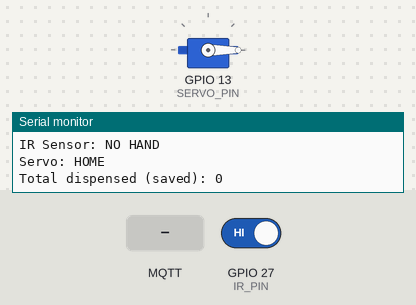
A sketch run on a simulated ESP32. On the bench: servo, the last lines printed to the serial monitor. Inputs (shaded band) come from the test bench; at power-on: GPIO 27 (IR_PIN) HIGH. WiFi joins after 1.5 s; servers stay silent unless stated; the local clock reads 2024-03-15 10:24:30 at power-on unless the sketch sets it; EEPROM starts erased; no MQTT or app messages arrive unless stated.

Above: at 3.8 s.
3.9 s: GPIO 27 (IR_PIN) driven LOW
At 4.3 s:
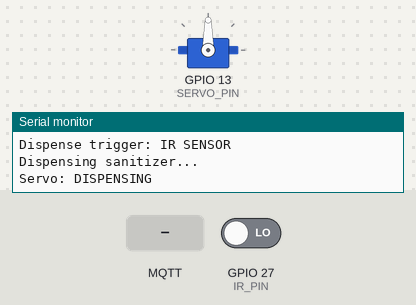
5.9 s: MQTT message "dispense" arrives on the first subscribed topic
8.5 s: MQTT message "reset" arrives on the first subscribed topic
10.0 s: MQTT message "1" arrives on the first subscribed topic
11.5 s: GPIO 27 (IR_PIN) driven HIGH
Timing chart, 0 to 14.0 s (numbered marks = the images above; inputs shaded):
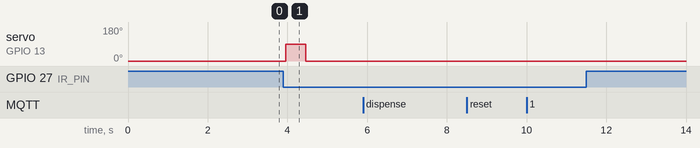

The sketch:

sanitizer_esp32.ino
```cpp
/*
  ESP32 Automatic Sanitizer IoT
  Board: ESP32 Dev Module (Arduino IDE)
  Libraries: PubSubClient, ESP32Servo (+ built-in WiFi, Preferences, time)
*/

#include <WiFi.h>
#include <PubSubClient.h>
#include <ESP32Servo.h>
#include <Preferences.h>
#include <time.h>
#include "secrets.h"   // WIFI_SSID, WIFI_PASSWORD, DEVICE_ID

// =====================================================
//                 CONFIGURATION (edit here)
// =====================================================

// ---- Pins ----
const int SERVO_PIN = 13;   // Servo signal
const int IR_PIN    = 27;   // IR sensor OUT (safe pin, not strapping)

// ---- IR sensor logic ----
// Many modules (FC-51) output LOW when an object is detected -> LOW.
// If yours outputs HIGH when detected, change to HIGH.
const bool OBJECT_DETECTED_STATE = LOW;

// ---- Servo (CALIBRATE THESE on your real pump!) ----
const int SERVO_HOME     = 0;     // resting angle (degrees)
const int SERVO_DISPENSE = 90;    // pressing angle (degrees). Adjust slowly!
const int SERVO_MIN_SAFE = 0;     // never command below this
const int SERVO_MAX_SAFE = 180;   // never command above this (lower it to protect your mechanism)
const int SERVO_MIN_US   = 500;   // pulse width for 0 deg (SG90: 500)
const int SERVO_MAX_US   = 2400;  // pulse width for 180 deg (SG90: 2400)
const bool DETACH_SERVO_WHEN_IDLE = true; // stops buzzing/forcing when idle

// ---- Timing (milliseconds) ----
const unsigned long DISPENSE_TIME      = 500;   // time servo holds the pump pressed
const unsigned long SERVO_SETTLE_TIME  = 600;   // time to let servo reach home
const unsigned long COOLDOWN_TIME      = 2000;  // pause before next dispense allowed
const unsigned long SENSOR_DEBOUNCE_MS = 50;    // sensor must be stable this long
const unsigned long STUCK_SENSOR_WARN_MS = 30000; // warn if "hand" never leaves

// ---- Network timing ----
const unsigned long WIFI_FIRST_TIMEOUT_MS = 15000;
const unsigned long WIFI_RETRY_MS  = 10000;
const unsigned long MQTT_RETRY_MS  = 5000;
const unsigned long HEARTBEAT_MS   = 10000;

// ---- MQTT broker (public, free, no account) ----
const char* MQTT_HOST = "broker.hivemq.com";
const uint16_t MQTT_PORT = 1883;

// =====================================================
//                  INTERNAL VARIABLES
// =====================================================
enum SystemState {
  STATE_IDLE,
  STATE_DISPENSING,
  STATE_RETURNING,
  STATE_COOLDOWN,
  STATE_WAIT_REMOVAL
};

Servo servo;
WiFiClient wifiClient;
PubSubClient mqtt(wifiClient);
Preferences prefs;

char topicState[96];
char topicOnline[96];
char topicCmd[96];
char clientId[32];

volatile SystemState state = STATE_IDLE;
unsigned long stateStart = 0;

volatile bool handDetected = false;   // debounced sensor state
bool lastRawHand = false;
unsigned long lastRawChange = 0;

const char* servoStatus = "HOME";
unsigned long dispenseCount = 0;
unsigned long lastDispenseEpoch = 0;

volatile bool manualRequest = false;
volatile bool resetRequest = false;
volatile bool publishRequested = false;

bool wifiWasConnected = false;
bool ntpStarted = false;
bool stuckWarned = false;
unsigned long lastWifiAttempt = 0;
unsigned long lastMqttAttempt = 0;
unsigned long lastHeartbeat = 0;

// =====================================================
//                     HELPERS
// =====================================================
bool readSensorRaw() {
  return digitalRead(IR_PIN) == OBJECT_DETECTED_STATE;
}

unsigned long getEpoch() {
  time_t now = time(nullptr);
  return (now > 1700000000) ? (unsigned long)now : 0;  // 0 = time not synced yet
}

const char* sanitizerText() {
  switch (state) {
    case STATE_IDLE:         return "READY";
    case STATE_DISPENSING:
    case STATE_RETURNING:    return "DISPENSING";
    case STATE_COOLDOWN:     return "COOLDOWN";
    case STATE_WAIT_REMOVAL: return "WAIT_REMOVAL";
  }
  return "UNKNOWN";
}

void enterState(int s) {
  state = (SystemState)s;
  stateStart = millis();
  publishRequested = true;
}

void servoMoveTo(int angle) {
  angle = constrain(angle, SERVO_MIN_SAFE, SERVO_MAX_SAFE);
  if (!servo.attached()) {
    servo.attach(SERVO_PIN, SERVO_MIN_US, SERVO_MAX_US);
  }
  servo.write(angle);
}

void servoRelease() {
  if (DETACH_SERVO_WHEN_IDLE && servo.attached()) {
    servo.detach();
  }
}

// =====================================================
//                 NETWORK (runs in its own task)
// =====================================================
void publishStateNow() {
  char buf[256];
  snprintf(buf, sizeof(buf),
           "{\"sensor\":\"%s\",\"sanitizer\":\"%s\",\"servo\":\"%s\","
           "\"count\":%lu,\"last\":%lu,\"rssi\":%d,\"uptime\":%lu}",
           handDetected ? "HAND" : "NO_HAND",
           sanitizerText(),
           servoStatus,
           dispenseCount,
           lastDispenseEpoch,
           (int)WiFi.RSSI(),
           millis() / 1000UL);
  mqtt.publish(topicState, buf, true);   // retained
}

void mqttCallback(char* topic, byte* payload, unsigned int length) {
  char msg[16];
  unsigned int n = (length < sizeof(msg) - 1) ? length : sizeof(msg) - 1;
  memcpy(msg, payload, n);
  msg[n] = '\0';

  if (strcmp(msg, "dispense") == 0) {
    if (state == STATE_IDLE) {
      manualRequest = true;
    } else {
      Serial.println("Manual dispense ignored: system busy.");
    }
  } else if (strcmp(msg, "reset") == 0) {
    resetRequest = true;
  } else {
    Serial.print("Unknown command: ");
    Serial.println(msg);
  }
}

void connectMqtt() {
  Serial.print("Connecting to MQTT broker... ");
  // Last Will: broker publishes "offline" if we vanish
  bool ok = mqtt.connect(clientId, NULL, NULL, topicOnline, 1, true, "offline");
  if (ok) {
    Serial.println("connected.");
    mqtt.publish(topicOnline, "online", true);
    mqtt.subscribe(topicCmd);
    publishRequested = true;
  } else {
    Serial.print("failed, rc=");
    Serial.println(mqtt.state());
  }
}

void onWifiConnected() {
  wifiWasConnected = true;
  Serial.println("WiFi connected!");
  Serial.print("IP Address: ");
  Serial.println(WiFi.localIP());
  if (!ntpStarted) {
    configTime(0, 0, "pool.ntp.org", "time.nist.gov");  // UTC; dashboard converts to local time
    ntpStarted = true;
  }
}

void maintainConnections() {
  if (WiFi.status() == WL_CONNECTED) {
    if (!wifiWasConnected) onWifiConnected();
    if (!mqtt.connected()) {
      if (millis() - lastMqttAttempt >= MQTT_RETRY_MS) {
        lastMqttAttempt = millis();
        connectMqtt();
      }
    } else {
      mqtt.loop();
    }
  } else {
    if (wifiWasConnected) {
      wifiWasConnected = false;
      Serial.println("WiFi connection lost.");
    }
    if (millis() - lastWifiAttempt >= WIFI_RETRY_MS) {
      lastWifiAttempt = millis();
      Serial.println("Retrying WiFi...");
      WiFi.disconnect();
      WiFi.begin(WIFI_SSID, WIFI_PASSWORD);
    }
  }
}

void networkTask(void* param) {
  for (;;) {
    maintainConnections();
    if (publishRequested && mqtt.connected()) {
      publishRequested = false;
      publishStateNow();
    }
    vTaskDelay(pdMS_TO_TICKS(20));
  }
}

// =====================================================
//                  DISPENSER LOGIC
// =====================================================
void updateSensor() {
  bool raw = readSensorRaw();
  unsigned long now = millis();
  if (raw != lastRawHand) {
    lastRawHand = raw;
    lastRawChange = now;
  }
  if (raw != handDetected && (now - lastRawChange) >= SENSOR_DEBOUNCE_MS) {
    handDetected = raw;
    Serial.println(handDetected ? "IR Sensor: HAND DETECTED" : "IR Sensor: NO HAND");
    publishRequested = true;
  }
}

void startDispense(const char* source) {
  Serial.print("Dispense trigger: ");
  Serial.println(source);
  Serial.println("Dispensing sanitizer...");
  servoStatus = "DISPENSING";
  servoMoveTo(SERVO_DISPENSE);
  Serial.println("Servo: DISPENSING");
  enterState(STATE_DISPENSING);
}

void runStateMachine() {
  unsigned long now = millis();

  if (resetRequest) {
    resetRequest = false;
    dispenseCount = 0;
    lastDispenseEpoch = 0;
    prefs.putULong("count", 0);
    prefs.putULong("last", 0);
    Serial.println("Counter reset from dashboard.");
    publishRequested = true;
  }

  if (state != STATE_IDLE) manualRequest = false;  // drop stale requests

  switch (state) {
    case STATE_IDLE:
      if (handDetected) {
        startDispense("IR SENSOR");
      } else if (manualRequest) {
        manualRequest = false;
        startDispense("DASHBOARD (manual)");
      }
      break;

    case STATE_DISPENSING:
      if (now - stateStart >= DISPENSE_TIME) {
        servoMoveTo(SERVO_HOME);
        servoStatus = "RETURNING";
        dispenseCount++;
        lastDispenseEpoch = getEpoch();
        prefs.putULong("count", dispenseCount);
        prefs.putULong("last", lastDispenseEpoch);
        Serial.print("Dispensing complete. Total dispensed: ");
        Serial.println(dispenseCount);
        Serial.println("Servo: RETURNING");
        enterState(STATE_RETURNING);
      }
      break;

    case STATE_RETURNING:
      if (now - stateStart >= SERVO_SETTLE_TIME) {
        servoRelease();
        servoStatus = "HOME";
        Serial.println("Servo: HOME");
        enterState(STATE_COOLDOWN);
      }
      break;

    case STATE_COOLDOWN:
      if (now - stateStart >= COOLDOWN_TIME) {
        if (handDetected) {
          Serial.println("Waiting for hand removal...");
          stuckWarned = false;
          enterState(STATE_WAIT_REMOVAL);
        } else {
          Serial.println("System Ready.");
          enterState(STATE_IDLE);
        }
      }
      break;

    case STATE_WAIT_REMOVAL:
      if (!handDetected) {
        Serial.println("Hand removed. System Ready.");
        enterState(STATE_IDLE);
      } else if (!stuckWarned && (now - stateStart >= STUCK_SENSOR_WARN_MS)) {
        stuckWarned = true;
        Serial.println("WARNING: sensor reports a hand for 30s. Check IR sensor / OBJECT_DETECTED_STATE.");
      }
      break;
  }
}

// =====================================================
//                       SETUP / LOOP
// =====================================================
void setup() {
  Serial.begin(115200);
  delay(500);
  Serial.println();
  Serial.println("================================");
  Serial.println(" AUTOMATIC SANITIZER IoT");
  Serial.println("================================");
  Serial.println();

  // IR pin: pull the line toward the "no object" level if the wire is loose
  pinMode(IR_PIN, (OBJECT_DETECTED_STATE == LOW) ? INPUT_PULLUP : INPUT_PULLDOWN);

  // Servo
  ESP32PWM::allocateTimer(0);
  servo.setPeriodHertz(50);
  servoMoveTo(SERVO_HOME);
  delay(SERVO_SETTLE_TIME);
  servoRelease();
  servoStatus = "HOME";

  // Saved counter
  prefs.begin("sanitizer", false);
  dispenseCount = prefs.getULong("count", 0);
  lastDispenseEpoch = prefs.getULong("last", 0);

  // MQTT topics and client id
  snprintf(topicState,  sizeof(topicState),  "sanitizer-iot/%s/state",  DEVICE_ID);
  snprintf(topicOnline, sizeof(topicOnline), "sanitizer-iot/%s/online", DEVICE_ID);
  snprintf(topicCmd,    sizeof(topicCmd),    "sanitizer-iot/%s/cmd",    DEVICE_ID);
  snprintf(clientId, sizeof(clientId), "sanitizer-%04X", (unsigned int)(ESP.getEfuseMac() & 0xFFFF));
  mqtt.setServer(MQTT_HOST, MQTT_PORT);
  mqtt.setCallback(mqttCallback);
  mqtt.setBufferSize(512);
  mqtt.setKeepAlive(15);
  mqtt.setSocketTimeout(3);

  // Initial sensor reading
  handDetected = readSensorRaw();
  lastRawHand = handDetected;
  lastRawChange = millis();

  // Wi-Fi (give it a limited time; dispenser works offline too)
  Serial.println("Connecting to WiFi...");
  WiFi.mode(WIFI_STA);
  WiFi.begin(WIFI_SSID, WIFI_PASSWORD);
  unsigned long t0 = millis();
  while (WiFi.status() != WL_CONNECTED && millis() - t0 < WIFI_FIRST_TIMEOUT_MS) {
    delay(500);
    Serial.print(".");
  }
  Serial.println();
  if (WiFi.status() == WL_CONNECTED) {
    onWifiConnected();
  } else {
    Serial.println("WiFi FAILED (timeout). Running in OFFLINE mode - dispenser still works.");
    Serial.println("Will keep retrying in the background.");
    lastWifiAttempt = millis();
  }

  Serial.println();
  Serial.println("System Ready.");
  Serial.println(handDetected ? "IR Sensor: HAND DETECTED" : "IR Sensor: NO HAND");
  Serial.println("Servo: HOME");
  Serial.print("Total dispensed (saved): ");
  Serial.println(dispenseCount);
  Serial.println();

  if (handDetected) {
    Serial.println("Hand present at startup. Waiting for hand removal...");
    enterState(STATE_WAIT_REMOVAL);
  } else {
    enterState(STATE_IDLE);
  }

  xTaskCreatePinnedToCore(networkTask, "network", 8192, NULL, 1, NULL, 0);
}

void loop() {
  updateSensor();
  runStateMachine();

  if (millis() - lastHeartbeat >= HEARTBEAT_MS) {
    lastHeartbeat = millis();
    publishRequested = true;
  }
  delay(5);
}
```

secrets.example.h
```cpp
// Copy this file to "secrets.h" (same folder) and fill in your real values.
// secrets.h is listed in .gitignore and must NEVER be uploaded to GitHub.
#define WIFI_SSID     "YOUR_WIFI_NAME"      // <-- REPLACE
#define WIFI_PASSWORD "YOUR_WIFI_PASSWORD"  // <-- REPLACE
// Random ID, letters/digits/dash/underscore only, 8+ characters, e.g. sanitizer-k7x92mqa
// Do not use spaces, "/", "+" or "#". Make it hard to guess.
#define DEVICE_ID     "CHANGE-ME-k7x92mqa"  // <-- REPLACE
```

Measured:
- after the input at 3.9 s, servo on GPIO 13 (SERVO_PIN): 0° → 90° after 0.05 s, → 0° 0.50 s later
